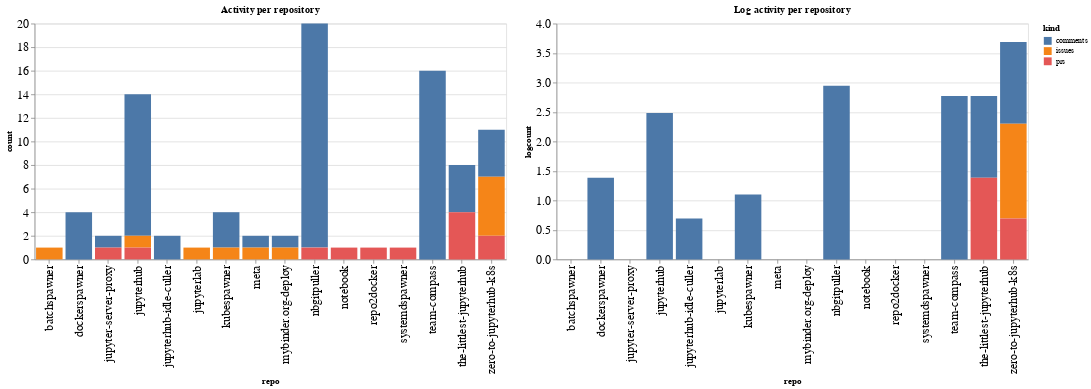

Notebook cell for this chart:
### Code cell
ch1 = alt.Chart(repo_summaries, width=600, title="Activity per repository").mark_bar().encode(
    x='repo',
    y='count',
    color='kind',
    tooltip="kind"
)

ch2 = alt.Chart(repo_summaries, width=600, title="Log activity per repository").mark_bar().encode(
    x='repo',
    y='logcount',
    color='kind',
    tooltip="kind"
)

ch1 | ch2

### Figure 1 — Vega-Lite specification as saved in the notebook (floating-point values rounded to 4 significant figures)
{"config": {"axisLeft": {"labelFontSize": 15}, "axisBottom": {"labelFontSize": 15}}, "hconcat": [{"mark": "bar", "encoding": {"color": {"type": "nominal", "field": "kind"}, "tooltip": {"type": "nominal", "field": "kind"}, "x": {"type": "nominal", "field": "repo"}, "y": {"type": "quantitative", "field": "count"}}, "title": "Activity per repository", "width": 600}, {"mark": "bar", "encoding": {"color": {"type": "nominal", "field": "kind"}, "tooltip": {"type": "nominal", "field": "kind"}, "x": {"type": "nominal", "field": "repo"}, "y": {"type": "quantitative", "field": "logcount"}}, "title": "Log activity per repository", "width": 600}], "data": {"name": "data-aa08b2d32054e441222ce6087ecc04a3"}, "$schema": "https://vega.github.io/schema/vega-lite/v4.8.1.json", "datasets": {"data-aa08b2d32054e441222ce6087ecc04a3": [{"repo": "batchspawner", "kind": "issues", "count": 1, "logcount": 0.0}, {"repo": "dockerspawner", "kind": "comments", "count": 4, "logcount": 1.386}, {"repo": "jupyter-server-proxy", "kind": "comments", "count": 1, "logcount": 0.0}, {"repo": "jupyter-server-proxy", "kind": "prs", "count": 1, "logcount": 0.0}, {"repo": "jupyterhub", "kind": "comments", "count": 12, "logcount": 2.485}, {"repo": "jupyterhub", "kind": "issues", "count": 1, "logcount": 0.0}, {"repo": "jupyterhub", "kind": "prs", "count": 1, "logcount": 0.0}, {"repo": "jupyterhub-idle-culler", "kind": "comments", "count": 2, "logcount": 0.6931}, {"repo": "jupyterlab", "kind": "issues", "count": 1, "logcount": 0.0}, {"repo": "kubespawner", "kind": "comments", "count": 3, "logcount": 1.099}, {"repo": "kubespawner", "kind": "issues", "count": 1, "logcount": 0.0}, {"repo": "meta", "kind": "comments", "count": 1, "logcount": 0.0}, {"repo": "meta", "kind": "issues", "count": 1, "logcount": 0.0}, {"repo": "mybinder.org-deploy", "kind": "comments", "count": 1, "logcount": 0.0}, {"repo": "mybinder.org-deploy", "kind": "issues", "count": 1, "logcount": 0.0}, {"repo": "nbgitpuller", "kind": "comments", "count": 19, "logcount": 2.944}, {"repo": "nbgitpuller", "kind": "prs", "count": 1, "logcount": 0.0}, {"repo": "notebook", "kind": "prs", "count": 1, "logcount": 0.0}, {"repo": "repo2docker", "kind": "prs", "count": 1, "logcount": 0.0}, {"repo": "systemdspawner", "kind": "prs", "count": 1, "logcount": 0.0}, {"repo": "team-compass", "kind": "comments", "count": 16, "logcount": 2.773}, {"repo": "the-littlest-jupyterhub", "kind": "comments", "count": 4, "logcount": 1.386}, {"repo": "the-littlest-jupyterhub", "kind": "prs", "count": 4, "logcount": 1.386}, {"repo": "zero-to-jupyterhub-k8s", "kind": "comments", "count": 4, "logcount": 1.386}, {"repo": "zero-to-jupyterhub-k8s", "kind": "issues", "count": 5, "logcount": 1.609}, {"repo": "zero-to-jupyterhub-k8s", "kind": "prs", "count": 2, "logcount": 0.6931}]}}
